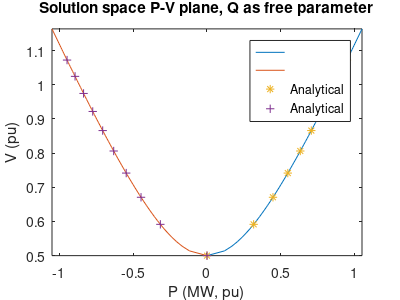

MATLAB code for this plot:
clc;
clear all;

%% Input Data.....
tic;
rr=1;              % alpha.....
tau=-0.05;           % scaling for continuation.......
scale=1;           % scaling for Ql.........

%% Input data got from first freeing only Pl as free parameter.....

V2=0.5;         % V2........
alpha=6.8661e-04;      % Alpha........
Lambda=-1.0034;   % Lambda 1.....

%% 

hat_Lambda=1;      % Lambda 2.....


Tolee = 1;  
Iterr = 1;
counterr = 0;
while (Tolee > 1e-4)

%% Input Data for the first point on the boundary..........


z1=[alpha;V2;Lambda;hat_Lambda];

%% Power balance........

Pl=0.1;
Ql=scale*(-0.25);

Ldfactor=1;


%% Predictor step taking z1 values ..........

% Argumenting extended Jacobian with an additional row and column for Lambda 2

Ext_JacobP=[V2*cos(alpha) sin(alpha) Pl*Ldfactor 0; V2*sin(alpha)  2*V2-cos(alpha) 0 -Ql; -2*(V2^2)*sin(alpha) (4*V2*cos(alpha))-1 0 0; 0 0 0 1];

right_vector=[0 0 0 1];       % Right hand side

tang_vector=Ext_JacobP/right_vector;        % Tangent Vector........

alpha=alpha+tau*tang_vector(1,1);
V2=V2+tau*tang_vector(2,1);
Lambda=Lambda+tau*tang_vector(3,1);
hat_Lambda=hat_Lambda+tau*tang_vector(4,1);


zp=[alpha;V2;Lambda;hat_Lambda];
%zp=z1+tau*tang_vector;                      % Predicted step on the boundry ..........


%% Corrector...................

Tole = 1;  
Iter = 1;
counter = 0;
while (Tole > 1e-6)
    
    ff1=((V2*sin(alpha)))+Pl*(1+Ldfactor*Lambda);
    ff2=(((V2^2) -V2*cos(alpha)))- hat_Lambda*Ql*(1);
    ff3=2*V2^2 *cos(alpha) -V2;
    ff4=(zp-zp)'*tang_vector-0.0;
    
    Ext_Jacob=[V2*cos(alpha) sin(alpha) Pl*Ldfactor 0; V2*sin(alpha)  2*V2-cos(alpha) 0 -Ql; -2*(V2^2)*sin(alpha) (4*V2*cos(alpha))-1 0 0;tang_vector'];
   
    
    dM=[ff1;ff2;ff3;ff4];
    
    corr=-Ext_Jacob\dM;
    
    
    alpha=alpha+rr*corr(1,1);
    V2=V2+rr*corr(2,1);
    Lambda=Lambda+rr*corr(3,1);
    hat_Lambda=hat_Lambda+rr*corr(4,1);
    
    Iter = Iter + 1;
    Tole=max(abs(dM));  
    counter = counter + 1;
    if counter ==150;
        break;
    end    
end


VV2(Iterr)=V2;

Lambda2(Iterr)=hat_Lambda*Ql;
Lambda1(Iterr)=Pl*(1+Lambda);

Tole_corr(Iterr)=Tole;


Iterr = Iterr + 1;
    Tolee=max(abs(scale));  
    counterr = counterr + 1;
    if counterr ==80;
        break;
    end    
end

LL1=[0 -Lambda1];
VV1=[0.5 VV2];

LL2=[0 Lambda1];
VV3=[0.5 VV2];

%% Analytical solution of Outer Boundary of Solution Space......

Q_f=-0.25:0.1:0.7;
P_f=sqrt(1+4*Q_f)/2;
V_f=sqrt((2*Q_f+1)/2);

plot(LL1,VV1,LL2,VV3,P_f,V_f,'*',-P_f,V_f,'+')
title('Solution space P-V plane, Q as free parameter');
xlabel('P (MW, pu)');
ylabel('V (pu)');
legend('','','Analytical','Analytical')
ylim([-Inf Inf])
xlim([-Inf Inf])
set(gcf,'PaperUnits','inches','PaperPosition',[0 0 4 3])

print -djpeg filename.jpg -r600

toc;

